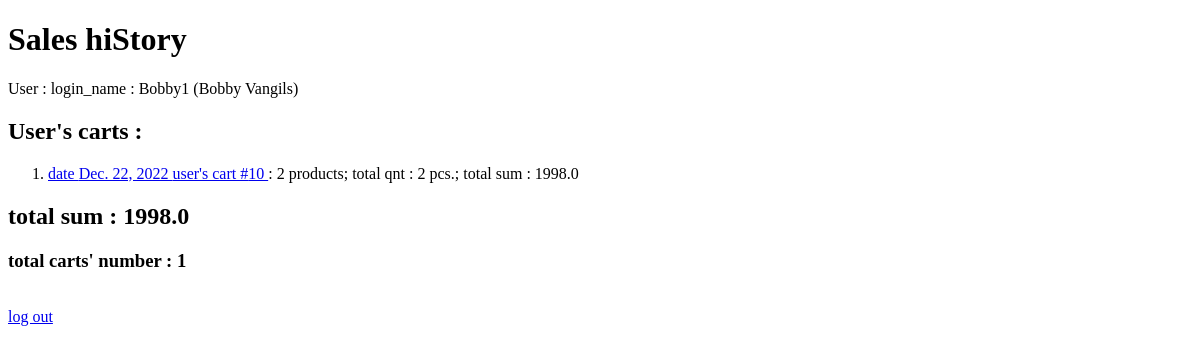
The app's page /carts/15/gc_userhistory (signed in) with its own data.
### users/models.py (models this page shows)
class Profile_user(models.Model):
	user = models.OneToOneField(User, on_delete = models.CASCADE)
	f_name = models.CharField(max_length = 64)
	l_name = models.CharField(max_length = 64)
	email = models.EmailField(blank = True)
	phone = models.CharField(max_length = 32, blank = True)
	age = models.IntegerField(default = 0, blank = True)
	sex = models.CharField(max_length = 7, blank = True)
	birthday = models.DateField(default = date.today)
	def __str__(self):
		return f' login_name : {self.user.username} ({self.f_name} {self.l_name})'

### products/models.py (models this page shows, shortened)
class SaleList(models.Model):
	buyer = models.ForeignKey(Profile_user, on_delete = models.CASCADE, related_name = 'buyer')
	date_y = models.DateField(default = datetime.now, blank = True)

### carts/views.py (the view)
# urls.py: path('<int:user_id>/gc_userhistory', views.gc_userhistory, name = 'gc_userhistory'),
@user_logged_in
def gc_userhistory(request, user_id):
	user_profile = Profile_user.objects.get(pk = user_id)
	s_lists = user_profile.buyer.all()
	gc_usersum, gc_usersales = (0, [])
	for s_list in s_lists:
		gc_products = s_list.slist_by.all()
		gc_qnt, gc_sum, gc_usercart = (0, 0, [])
		for gc_product in gc_products:
			gc_usercart.append(gc_product)
			gc_qnt += gc_product.qnt
			gc_sum += gc_product.qnt * gc_product.gp_product.price
		gc_usersum += gc_sum
		gc_sale = [gc_usercart, gc_qnt, gc_sum, len(gc_usercart), (s_list.id, s_list.date_y)]
		gc_usersales.append(gc_sale)
	return render(request, 'carts/gc_userhistory.html', {
		'user_carts' : gc_usersales,
		'user_sum' : gc_usersum,
		'user_sales' : len(gc_usersales),
		'user' : user_profile,
		})

### products/checkers.py (called while the page is built)
def user_logged_in(f):
	@wraps(f)
	def wrapper(request, *args, **kwargs):
		print('decorator user_logged_in is at work')
		try:
			if request.session['user_in']:
				return f(request, *args, **kwargs)
			else:
				return HttpResponse('you are not logged in as buyer, to change this just create user_profile')
		except KeyError:
			return HttpResponse('You are not even logged in!')
	return wrapper

### carts/templates/carts/gc_userhistory.html (shortened to what this page needs)
{% extends 'carts/layout.html' %}
{% block body %}
	<h1>Sales hiStory</h1>
	<p>User : {{user}}</p>
	<h2>User's carts :</h2>
	<ol>
		{% for cart in user_carts %}
		<li>
			<a href="{% url 'carts:index_fromhistory' cart.4.0 %}">
			date {{cart.4.1}} user's cart #{{cart.4.0}}
			</a>
			 : {{cart.3}} products; total qnt : {{cart.1}} pcs.; total sum : {{cart.2}}
		</li>
		{% empty %}
			<p>there are no carts of this user!</p>
		{% endfor %}
	</ol>
	<h2>total sum : {{user_sum}}</h2>
	<h3>total carts' number  : {{user_sales}}</h3>
	<a href="{% url 'users:logout' %}"> log out</a>
{% endblock %}

### records on screen
Profile_user: user+f_name+l_name "login_name : Bobby1 (Bobby Vangils)"
SaleList: date_y "Dec. 22, 2022"

### other values on screen
{{ cart.4.0 }} "10"
{{ cart.3 }} "2"
{{ cart.1 }} "2"
{{ cart.2 }} "1998.0"
{{ user_sum }} "1998.0"
{{ user_sales }} "1"
